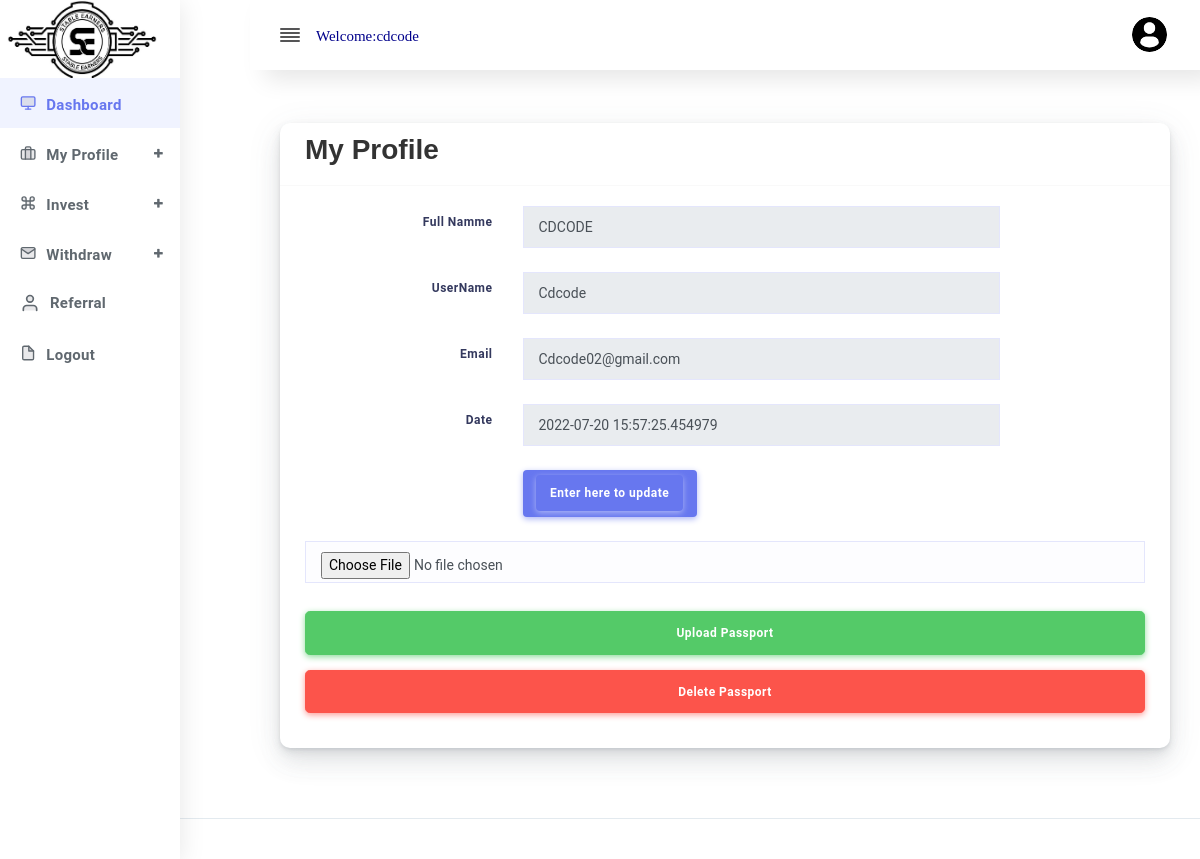
The page /verdieneglobal/users/profile.php (signed in) on the database its author committed.
### tables this page shows
CREATE TABLE `users` (
  `id` int(12) NOT NULL,
  `users_unique_id` varchar(121) NOT NULL,
  `fullname` varchar(121) NOT NULL,
  `username` varchar(121) NOT NULL,
  `email` varchar(121) NOT NULL,
  `number` varchar(121) NOT NULL,
  `password` varchar(121) NOT NULL,
  `ref_id` varchar(6) NOT NULL,
  `referral` varchar(6) NOT NULL DEFAULT 'non',
  `balance` varchar(121) NOT NULL DEFAULT '0',
  `type_of_user` varchar(12) NOT NULL DEFAULT 'users',
  `status` varchar(121) NOT NULL DEFAULT 'pending',
  `created_at` datetime(6) NOT NULL DEFAULT current_timestamp(6),
  `image_name` varchar(131) NOT NULL DEFAULT 'prof_icon.png'
);

### verdieneglobal/action/main_work.php (called while the page is built, shortened)
<?php
require_once ('DatabaseQueries.php');
class main_work{
    function getLoggedInUserDetails($userID){
        $query = "SELECT * FROM users WHERE users_unique_id = '$userID'";
        $details = $this->runMysqliQuery($query);
        $result = $details['data'];
        if(mysqli_num_rows($result) == 0){
            return 'No Data was returned';
        }else{
            $row = mysqli_fetch_object($result);
            return $row;
        }
    }
}
$for = new main_work();
?>

### verdieneglobal/action/DatabaseQueries.php (called while the page is built, shortened)
<?php
trait DatabaseQueries
{
    var $host = 'localhost';
    var $dataBaseName = 'verdvsgo_database';
    var $userName = 'root';
    var $dataBasePassword = '';
    var $dbConnection;
    public function connectToDb()
    {
        $this->dbConnection = mysqli_connect($this->host, $this->userName, $this->dataBasePassword, $this->dataBaseName) or die(mysqli_error($this->dbConnection));
    }
    function runMysqliQuery(string $query): array
    {
        $result = mysqli_query($this->dbConnection, $query);
        if ($result) {
            return ['error_code' => 0, 'data' => $result];
        } else {
            return ['error_code' => 1, 'error' => mysqli_error($this->dbConnection)];
        }
    }
}

### verdieneglobal/users/profile.php (the view)
<?php require_once('../action/main_work.php') ?>
<?php
$for->valdateSession('../login.php');
?>
<?php $userDetails = $for->getLoggedInUserDetails($_SESSION['userUniqueId']); ?>
<?php require_once "head.php" ?>
<?php require_once('herder.php') ?>
<?php require_once('sidebar.php') ?>
<div class="main-content">
    <section class="section">
        <div class="section-body">
            <div class="row">
                <div class="col-12">
                    <div class="card">
                        <div class="card-header">
                            <h3>My Profile</h3>
                        </div>
                        <div class="card-body">
                            <form>
                                <div class="form-group row mb-4">
                                    <label class="col-form-label text-md-right col-12 col-md-3 col-lg-3">Full Namme</label>
                                    <div class="col-sm-12 col-md-7">
                                        <input type="text" class="form-control" value="<?php echo ucwords($userDetails->fullname) ?>" placeholder="fullname" readonly>
                                    </div>
                                </div>
                                <div class="form-group row mb-4">
                                    <label class="col-form-label text-md-right col-12 col-md-3 col-lg-3">UserName</label>
                                    <div class="col-sm-12 col-md-7">
                                        <input type="text" class="form-control" value="<?php echo ucwords($userDetails->username) ?>" placeholder="username" readonly>
                                    </div>
                                </div>
                                <div class="form-group row mb-4">
                                    <label class="col-form-label text-md-right col-12 col-md-3 col-lg-3">Email</label>
                                    <div class="col-sm-12 col-md-7">
                                        <input type="text" class="form-control" value="<?php echo ucwords($userDetails->email) ?>" placeholder="email" readonly>
                                    </div>
                                </div>
                                <div class="form-group row mb-4">
                                    <label class="col-form-label text-md-right col-12 col-md-3 col-lg-3">Date</label>
                                    <div class="col-sm-12 col-md-7">
                                        <input type="text" class="form-control" value="<?php echo ucwords($userDetails->created_at) ?>" placeholder="created_at" readonly>
                                    </div>
                                </div>
                                <div class="form-group row mb-4">
                                    <label class="col-form-label text-md-right col-12 col-md-3 col-lg-3"></label>
                                    <div class="col-sm-12 col-md-7">
                                        <button class="btn btn-primary">
                                            <div>
                                                <a class="btn btn-primary " href="update.php?userId=<?php echo $userDetails->users_unique_id; ?>">Enter here to update</a>
                                            </div>
                                        </button>
                                    </div>
                                </div>
                            </form>
                            <form action="../action/main_work.php?option=upload_image" method="post" enctype="multipart/form-data">
                                <input class="form-control input-lg" type="file" name="passport"><br>
                                <button type="submit" class="btn btn-success btn-block btn-lg" name="submit_image">Upload Passport</button>
                            </form>
                            <form action="../action/main_work.php?option=delete_image" method="post" enctype="multipart/form-data">
                                <button type="submit" class="btn btn-danger btn-block btn-lg" name="submit_image">Delete Passport</button>
                            </form>
                        </div>
                    </div>
                </div>
            </div>
        </div>
    </section>
</div>
<?php require_once "foote.php" ?>
<?php require_once('script.php') ?>

### verdieneglobal/users/herder.php (shortened to what this page needs)
<?php $name = strlen($userDetails->username) ; ?>
<body>
<div id="app">
    <div class="main-wrapper main-wrapper-1">
        <div class="navbar-bg"></div>
        <nav class="navbar navbar-expand-lg main-navbar sticky">
            <div class="form-inline mr-auto">
                <ul class="navbar-nav mr-3">
                    <li><a href="#" data-toggle="sidebar" class="nav-link nav-link-lg-12
									collapse-btn "> <i data-feather="align-justify"></i></a></li><br>
                    <li style="color:darkblue; font-size:15px; font-family: Times New Roman, Times, serif; padding-top:8px;margin-left:2px">
                     <p>Welcome:<?php if ($name <= 8) {
                         echo $userDetails->username;
                     }else {
                         $name = substr($userDetails->username,0,8);
                         echo $name;
                     }
                       ?></p>
                    </li>
                </ul>
            </div>
            <ul class="navbar-nav navbar-right">
                <li class="dropdown"><a href="#" data-toggle="dropdown " style="margin-left:3px"
                      class="nav-link dropdown-toggle nav-link-lg nav-link-user"> <img style="width:35px; border-radius:50px; margin-right:5px; padding-bottom:1px" src="../images/<?php echo $userDetails->image_name; ?>" ></span></a>
                </li>
            </ul>
        </nav>

### rows shown on the page
users: username "cdcode", image_name (picture), fullname "CDCODE", username "Cdcode", email "Cdcode02@gmail.com", created_at "2022-07-20 15:57:25.454979"
